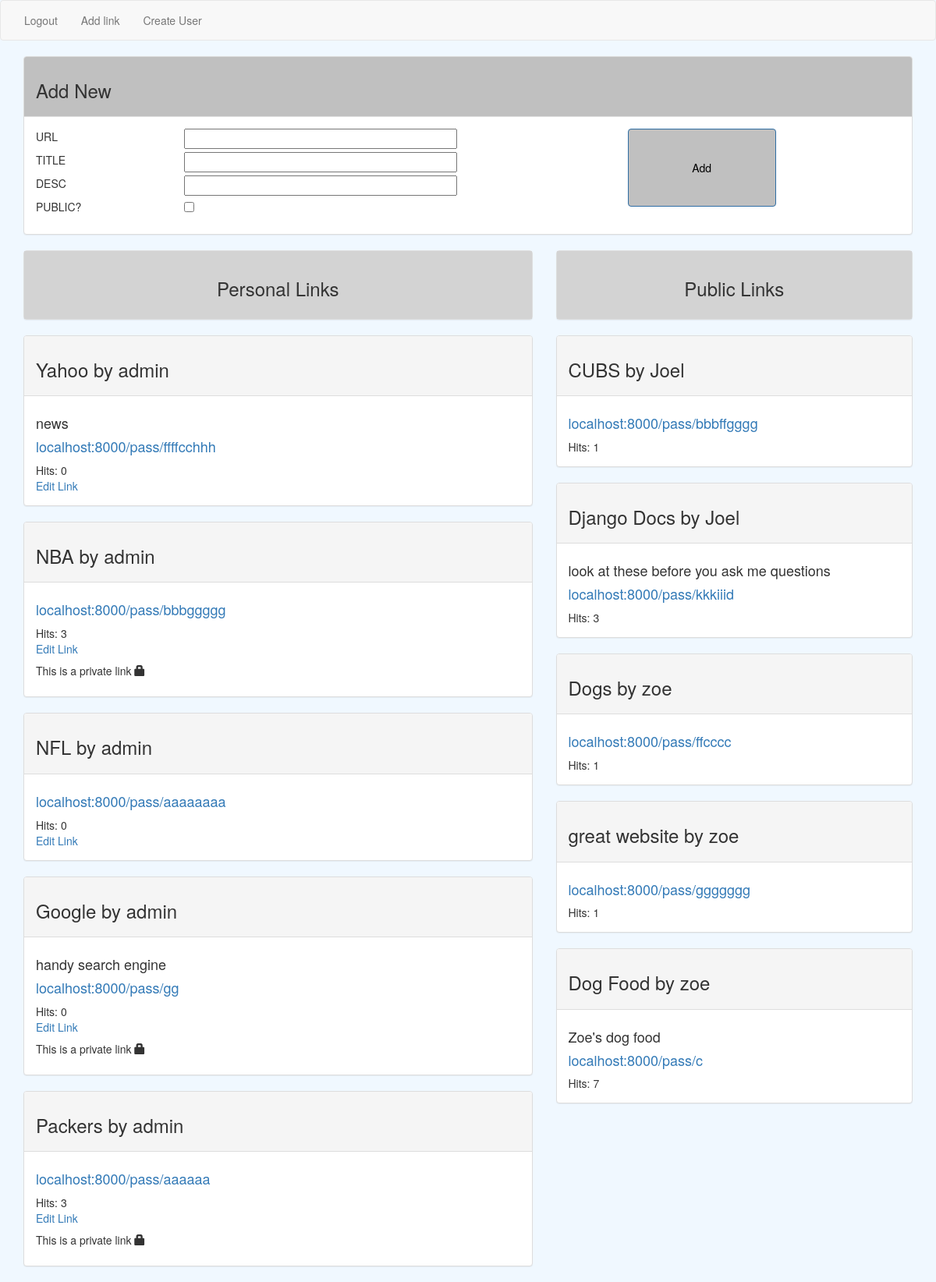
The app's page / (signed in) with its own data.
### app/models.py (models this page shows, shortened)
class Link(models.Model):
    url = models.URLField(max_length = 250)
    title = models.CharField(max_length = 50)
    description = models.CharField(max_length = 150, null=True, blank=True)
    user = models.ForeignKey('auth.User')
    created = models.DateTimeField(auto_now_add=True)
    short_url = models.CharField(max_length = 40)
    public = models.BooleanField(default=False)
    class Meta:
        ordering = ['-created']
    @property
    def count(self):
        return self.hit_set.all().count

### app/views.py (the view)
# urls.py: url(r'^$', LinkListView.as_view(), name="link_list_view"),
class LinkListView(ListView):
    model = Link
    def get_context_data(self):
        context = super().get_context_data()
        if not self.request.user.is_authenticated:
            public = Link.objects.filter(public = True)
            context["public"] = public
        else:
            user_link = Link.objects.filter(user= self.request.user)
            public = Link.objects.filter(public = True)
            public_ex = public.exclude(user = self.request.user)
            context["user_link"] = user_link
            context["public_ex"] = public_ex
        return context

### templates/app/link_list.html (shortened to what this page needs)
{% extends 'base.html' %}
{% block content %}
{% if not request.user.is_authenticated %}
{% for link in public %}
<div class="panel panel-default">
 <div class="panel-body">
   <h2>{{ link.title }} by {{ link.user }}</h2>
    <h4>{{ link.description }}</h4>
      <h3><a href="{% url 'pass_through_view' link.short_url%}">localhost:8000/pass/{{ link.short_url }}</a></h3>
        Hits: {{ link.count }}<br>
{% if link.user == request.user %}
<a href="{% url 'link_update_view' link.id%}">Edit Link</a>
{% endif %}
</div>
</div>
{% endfor %}
{% else %}
<div class="row">
  <div class="col-md-12">
    <div class="panel panel-default">
      <div class="panel-heading add-new">
        <h3>Add New</h3>
      </div>
     <div class="panel-body">
       <form name="form" class="" action="{% url 'link_create_view' %}" method="post">
         <div class="row">
           <div class="col-md-2">
             <div class="row input-box"> URL </div>
             <div class="row input-box"> TITLE  </div>
             <div class="row input-box"> DESC </div>
             <div class="row input-box"> PUBLIC? </div>
           </div>
             <div class="col-md-6">
               <div class="row input-box"> <input class="box" type="text" name="url" value=""> </div>
               <div class="row input-box"> <input class="box" type="text" name="title" value=""> </div>
               <div class="row input-box"> <input class="box" type="text" name="description" value=""> </div>
               <div class="row input-box"> <input type="checkbox" name="public" value="True">
                </div>
             </div>
             <div class="col-md-3">
               <input type="submit" onclick="fillForm();" class="btn btn-primary add-link" name="name" value="Add">
             </div>
           </div>
       </form>
     </div>
   </div>
  </div>
</div>
<div class="row">
  <div class="col-md-7">
    <div class="panel panel-default">
     <div class="panel-body link-tab-top">
       <h3>Personal Links</h3>
     </div>
   </div>
{% for link in user_link %}
<div class="panel panel-default">
   <div class="panel-heading">
 <h3>{{ link.title }} by {{ link.user }}</h3>
   </div>
 <div class="panel-body">
    <h4>{{ link.description }}</h4>
      <h4><a href="{% url 'pass_through_view' link.short_url%}">localhost:8000/pass/{{ link.short_url }}</a></h4>
        Hits: {{ link.count }}<br>
{% if link.user == request.user %}
<a href="{% url 'link_update_view' link.id%}">Edit Link</a>
{% endif %}
{% if link.user == request.user and link.public == False %}
<h5> This is a private link <span class="glyphicon glyphicon-lock" aria-hidden="true"></span></h5> {% endif %}
</div>
</div>
{% endfor %}
{% endif %}
</div>
<div class="col-md-5">
{% if request.user.is_authenticated %}
<div class="panel panel-default">
 <div class="panel-body link-tab-top">
   <h3>Public Links</h3>
 </div>
</div>
{% for link in public_ex %}
<div class="panel panel-default">
 <div class="panel-heading">
<h3>{{ link.title }} by {{ link.user }}</h3>
</div>
<div class="panel-body">
 <h4>{{ link.description }}</h4>
   <h4><a href="{% url 'pass_through_view' link.short_url%}">localhost:8000/pass/{{ link.short_url }}</a></h4>
     Hits: {{ link.count }}
     </div>
 </div>
{% endfor %}
{% endif %}
</div>
</div>
{% endblock %}

### app/static/css/theme.css (style rules this page uses)
body { background-color: #F0F8FF; }
.box { width: 350px; }
.input-box { height: 30px; margin-left: 0px; }
.add-link { background-color: silver; color: black; height: 100px; width: 190px; margin-right: 10px !important; }
.add-new { background-color: silver !important; }
.link-tab-top { background-color: lightgrey; text-align: center; }

### records on screen
Link: title "Yahoo", user "admin", description "news", short_url "ffffcchhh", count "0", shows "Edit Link"
Link: title "NBA", user "admin", short_url "bbbggggg", count "3", shows "Edit Link", public "This is a private link"
Link: title "NFL", user "admin", short_url "aaaaaaaa", count "0", shows "Edit Link"
Link: title "Google", user "admin", description "handy search engine", short_url "gg", count "0", shows "Edit Link", public "This is a private link"
Link: title "Packers", user "admin", short_url "aaaaaa", count "3", shows "Edit Link", public "This is a private link"
Link: title "CUBS", user "Joel", short_url "bbbffgggg", count "1"
Link: title "Django Docs", user "Joel", description "look at these before you ask me questions", short_url "kkkiiid", count "3"
Link: title "Dogs", user "zoe", short_url "ffcccc", count "1"
Link: title "great website", user "zoe", short_url "ggggggg", count "1"
Link: title "Dog Food", user "zoe", description "Zoe's dog food", short_url "c", count "7"
